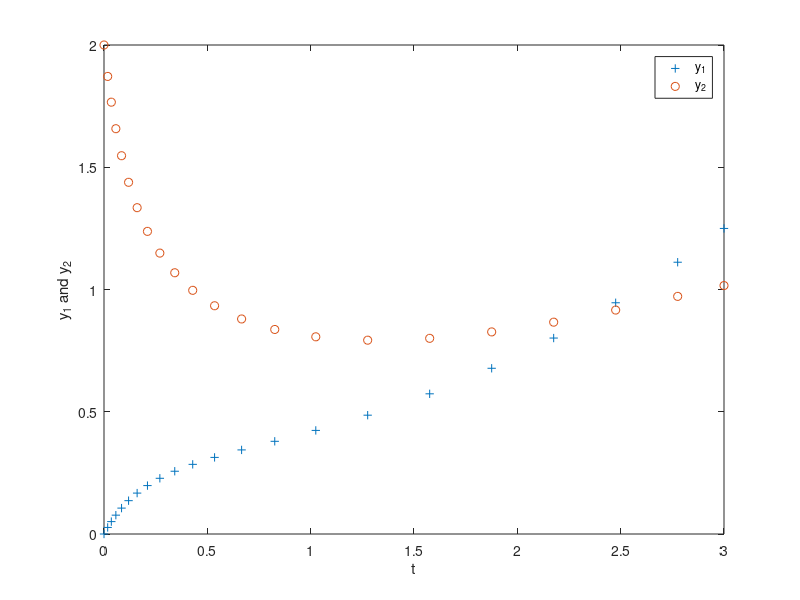

Write the MATLAB code that produced this figure.
function test
  y0=[0;2]
  tn=[0,3]
  [t,y]=ode23(@fun2,tn,y0)
  plot(t,y(:,1),"+",t,y(:,2),"o")
  xlabel("t");ylabel("y_1 and y_2")
  legend('y_1','y_2')
  
function dfun=fun2(t,y)
  dfun=[-y(1)*exp(1-t)+0.8*y(2);y(1)-y(2)^3];